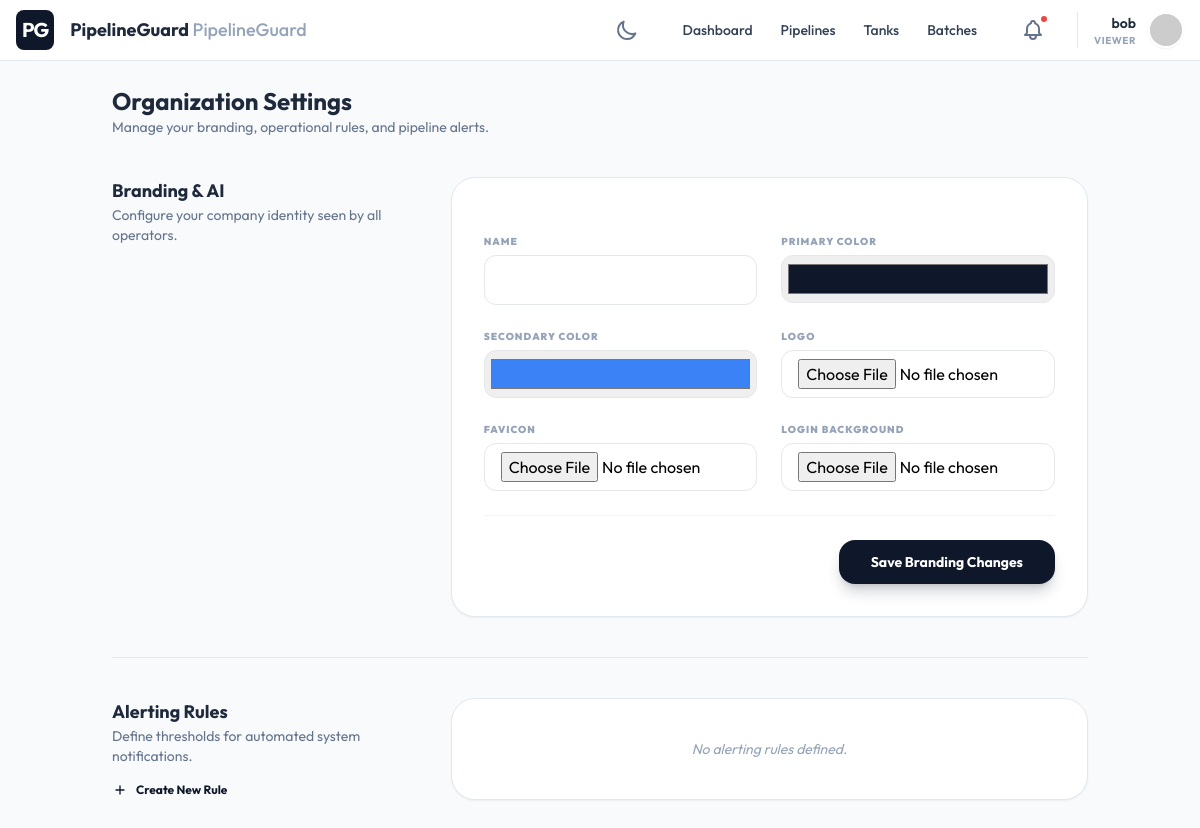
Page /settings/ (signed in) on the earlier database version.
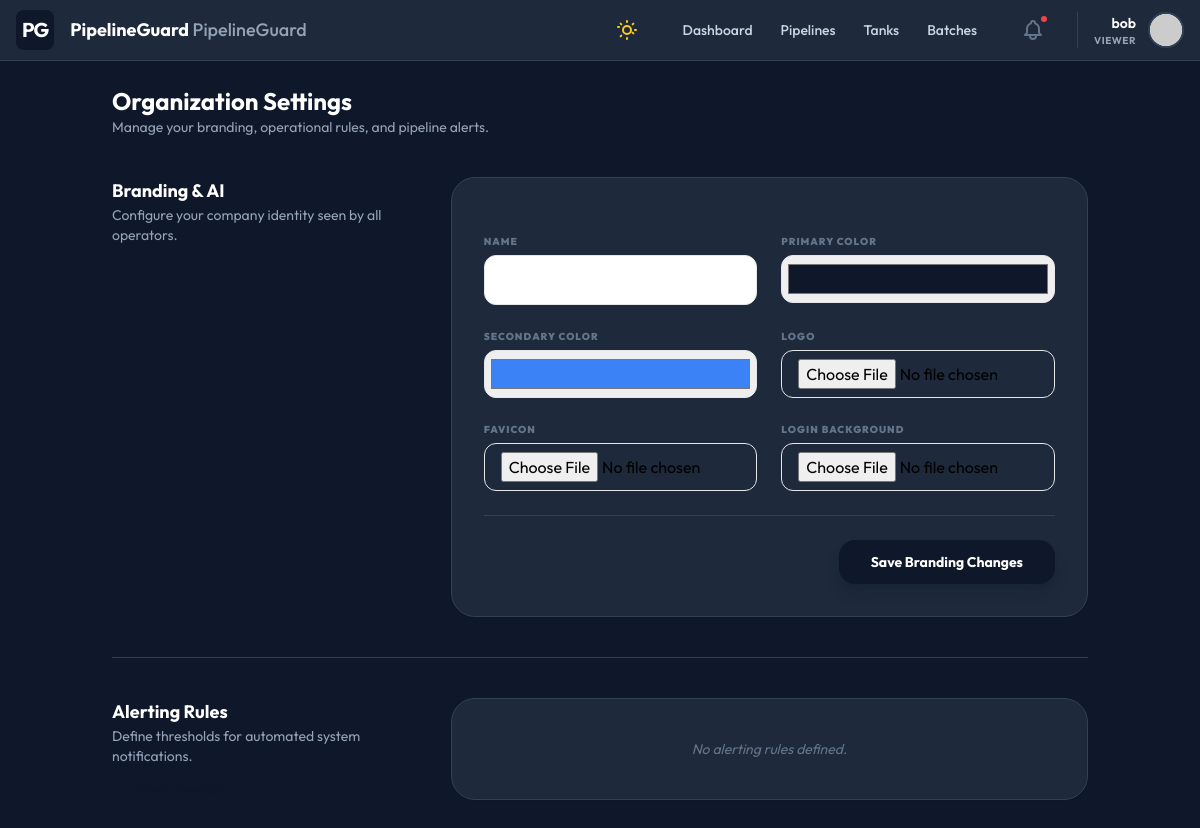
Same page on the later database version.
### core/models.py (models this page shows, shortened)
class User(AbstractUser):
    ROLE_CHOICES = (
        ('SUPER_ADMIN', 'Super Admin'),
        ('TENANT_ADMIN', 'Tenant Admin'),
        ('OPERATOR', 'Operator'),
        ('VIEWER', 'Viewer'),
    )
    tenant = models.ForeignKey(Tenant, on_delete=models.CASCADE, null=True, blank=True, related_name='users')
    role = models.CharField(max_length=20, choices=ROLE_CHOICES, default='VIEWER')
    THEME_CHOICES = (
        ('light', 'Light Mode'),
        ('dark', 'Dark Mode'),
    )
    theme_preference = models.CharField(max_length=10, choices=THEME_CHOICES, default='light')

### core/views.py (the view)
# urls.py: path('settings/', TenantSettingsView.as_view(), name='tenant_settings'),
class TenantSettingsView(LoginRequiredMixin, UpdateView):
    model = Tenant
    form_class = TenantBrandingForm
    template_name = 'core/settings.html'
    success_url = reverse_lazy('tenant_settings')
    def get_context_data(self, **kwargs):
        context = super().get_context_data(**kwargs)
        from alerts.models import AlertRule
        context['alert_rules'] = AlertRule.objects.filter(tenant=self.request.tenant)
        return context
    def get_object(self, queryset=None):
        return self.request.tenant

### core/forms.py
class TenantBrandingForm(forms.ModelForm):
    class Meta:
        model = Tenant
        fields = ['name', 'primary_color', 'secondary_color', 'logo', 'favicon', 'login_background']
        widgets = {
            'name': forms.TextInput(attrs={'class': 'w-full px-4 py-3 border rounded-xl'}),
            'primary_color': forms.TextInput(attrs={'class': 'w-full px-1 py-1 border rounded-xl h-12', 'type': 'color'}),
            'secondary_color': forms.TextInput(attrs={'class': 'w-full px-1 py-1 border rounded-xl h-12', 'type': 'color'}),
            'logo': forms.FileInput(attrs={'class': 'w-full px-4 py-2 border rounded-xl'}),
            'favicon': forms.FileInput(attrs={'class': 'w-full px-4 py-2 border rounded-xl'}),
            'login_background': forms.FileInput(attrs={'class': 'w-full px-4 py-2 border rounded-xl'}),
        }

### core/context_processors.py (called while the page is built, shortened)
def tenant_branding(request):
    tenant = getattr(request, 'tenant', None)
    if tenant is None:
        return {
            'tenant_name': 'PipelineGuard',
            'primary_color': '#0f172a',
            'secondary_color': '#3b82f6',
            'tenant_logo': None,
            'tenant_favicon': None,
        }

### templates/core/settings.html (shortened to what the changed rows need)
{% extends 'base.html' %}
{% block content %}
<div class="p-6 max-w-5xl mx-auto space-y-10 pb-20">
    <div>
        <h1 class="text-2xl font-bold text-slate-800 dark:text-white transition-colors">Organization Settings</h1>
        <p class="text-slate-500 dark:text-slate-400 text-sm">Manage your branding, operational rules, and pipeline alerts.</p>
    </div>
    <div class="grid grid-cols-1 lg:grid-cols-3 gap-10">
        <div>
            <h3 class="text-lg font-bold text-slate-800 dark:text-white">Branding & AI</h3>
            <p class="text-sm text-slate-500 dark:text-slate-400">Configure your company identity seen by all operators.</p>
        </div>
        <div class="lg:col-span-2">
            <div class="bg-white dark:bg-slate-800 rounded-3xl border border-slate-200 dark:border-slate-700 shadow-sm p-8 transition-colors">
                <form method="POST" enctype="multipart/form-data" class="space-y-6">
                    <div class="grid grid-cols-1 md:grid-cols-2 gap-6">
                        {% for field in form %}
                            {% if field.name != 'is_active' %}
                            <div class="space-y-1.5">
                                <label class="block text-[10px] font-black text-slate-400 dark:text-slate-500 uppercase tracking-widest">{{ field.label }}</label>
                                <div class="relative">
                                    {{ field }}
                                </div>
                            </div>
                            {% endif %}
                        {% endfor %}
                    </div>
                </form>
            </div>
        </div>
    </div>
    <hr class="border-slate-200 dark:border-slate-700">
    <div class="grid grid-cols-1 lg:grid-cols-3 gap-10">
        <div>
            <h3 class="text-lg font-bold text-slate-800 dark:text-white">Alerting Rules</h3>
            <p class="text-sm text-slate-500 dark:text-slate-400">Define thresholds for automated system notifications.</p>
            <a href="{% url 'alert_rule_add' %}" class="mt-4 inline-flex items-center gap-2 text-xs font-bold text-primary hover:underline">
                <svg class="w-4 h-4" fill="none" stroke="currentColor" viewBox="0 0 24 24"><path stroke-linecap="round" stroke-linejoin="round" stroke-width="2" d="M12 6v6m0 0v6m0-6h6m-6 0H6"></path></svg>
                Create New Rule
            </a>
        </div>
        <div class="lg:col-span-2">
            <div class="bg-white dark:bg-slate-800 rounded-3xl border border-slate-200 dark:border-slate-700 shadow-sm overflow-hidden transition-colors">
                <div class="divide-y divide-slate-100 dark:divide-slate-700">
                    {% for rule in alert_rules %}
                    <div class="p-6 flex items-center justify-between hover:bg-slate-50 dark:hover:bg-slate-700/30 transition-colors">
                        <div>
                            <div class="flex items-center gap-2 mb-1">
                                <span class="text-sm font-bold text-slate-800 dark:text-white">{{ rule.name }}</span>
                                <span class="px-2 py-0.5 bg-slate-100 dark:bg-slate-700/50 text-slate-500 dark:text-slate-400 text-[9px] font-black uppercase rounded">{{ rule.entity_type }}</span>
                            </div>
                            <p class="text-xs text-slate-500 dark:text-slate-400">{{ rule.metric }} {{ rule.condition }} {{ rule.threshold }}</p>
                        </div>
                        <div class="flex items-center gap-4">
                            <div class="w-10 h-5 bg-primary/20 dark:bg-primary/10 rounded-full relative shadow-inner">
                                <div class="absolute right-0.5 top-0.5 h-4 w-4 bg-primary shadow-sm rounded-full"></div>
                            </div>
                            <button class="text-slate-400 dark:text-slate-600 hover:text-red-500 dark:hover:text-red-400 transition-colors">
                                <svg class="w-5 h-5" fill="none" stroke="currentColor" viewBox="0 0 24 24"><path stroke-linecap="round" stroke-linejoin="round" stroke-width="2" d="M19 7l-.867 12.142A2 2 0 0116.138 21H7.862a2 2 0 01-1.995-1.858L5 7m5 4v6m4-6v6m1-10V4a1 1 0 00-1-1h-4a1 1 0 00-1 1v3M4 7h16"></path></svg>
                            </button>
                        </div>
                    </div>
                    {% empty %}
                    <div class="p-10 text-center text-slate-400 dark:text-slate-500 italic text-sm italic">No alerting rules defined.</div>
                    {% endfor %}
                </div>
            </div>
        </div>
    </div>
</div>
{% endblock %}

### templates/base.html (shortened to what the changed rows need)
<!DOCTYPE html>
<html lang="en" class="h-full {% if user.theme_preference == 'dark' %}dark{% endif %}">
<head>
    <script src="https://cdn.tailwindcss.com"></script>
    <link rel="stylesheet" href="https://unpkg.com/leaflet@1.9.4/dist/leaflet.css"/>
</head>
<body class="h-full overflow-hidden flex flex-col bg-slate-50 dark:bg-slate-900 transition-colors duration-300"
      hx-headers='{"X-CSRFToken": "{{ csrf_token }}"}'
      x-data="{
        mobileMenuOpen: false,
        darkMode: {% if user.theme_preference == 'dark' %}true{% else %}false{% endif %},
        init() {
            this.$watch('darkMode', val => {
                document.documentElement.classList.toggle('dark', val);
                fetch('{% url 'toggle_theme' %}', {
                    method: 'POST',
                    headers: { 'X-CSRFToken': '{{ csrf_token }}', 'Content-Type': 'application/x-www-form-urlencoded' },
                    body: 'theme=' + (val ? 'dark' : 'light')
                }).then(res => {
                    if (!res.ok) console.error('Failed to sync theme');
                });
            });
            document.documentElement.classList.toggle('dark', this.darkMode);
        }
      }">
    <nav class="bg-white dark:bg-slate-800 border-b border-slate-200 dark:border-slate-700 px-4 py-2.5 flex items-center justify-between z-50 transition-colors">
        <div class="flex items-center gap-4">
            {% if tenant_logo %}
                <img src="{{ tenant_logo }}" alt="{{ tenant_name }}" class="h-8 w-auto">
            {% else %}
                <div class="bg-primary text-white p-1.5 rounded-lg font-bold text-xl uppercase tracking-tighter">PG</div>
            {% endif %}
            <span class="font-bold text-slate-800 dark:text-white text-lg hidden md:block">{{ tenant_name }} <span class="text-slate-400 font-medium">PipelineGuard</span></span>
        </div>
        <div class="flex items-center gap-6">
            <button @click="darkMode = !darkMode"
                    class="p-2 text-slate-500 hover:bg-slate-100 dark:hover:bg-slate-700 rounded-full transition-all ring-inset focus:outline-none focus:ring-2 focus:ring-primary/20">
                <svg x-show="!darkMode" class="w-6 h-6" fill="none" stroke="currentColor" viewBox="0 0 24 24"><path stroke-linecap="round" stroke-linejoin="round" stroke-width="2" d="M20.354 15.354A9 9 0 018.646 3.646 9.003 9.003 0 0012 21a9.003 9.003 0 008.354-5.646z"></path></svg>
            </button>
            <div class="hidden lg:flex items-center gap-1">
                <a href="{% url 'dashboard' %}" class="px-3 py-2 rounded-md text-sm font-medium text-slate-700 dark:text-slate-300 hover:bg-slate-100 dark:hover:bg-slate-700 ">Dashboard</a>
                <a href="{% url 'pipeline_list' %}" class="px-3 py-2 rounded-md text-sm font-medium text-slate-700 dark:text-slate-300 hover:bg-slate-100 dark:hover:bg-slate-700 ">Pipelines</a>
                <a href="{% url 'tank_list' %}" class="px-3 py-2 rounded-md text-sm font-medium text-slate-700 dark:text-slate-300 hover:bg-slate-100 dark:hover:bg-slate-700 ">Tanks</a>
                <a href="{% url 'batch_list' %}" class="px-3 py-2 rounded-md text-sm font-medium text-slate-700 dark:text-slate-300 hover:bg-slate-100 dark:hover:bg-slate-700 ">Batches</a>
            </div>
            <div class="relative" x-data="{ open: false }">
                <a href="{% url 'notification_list' %}" class="p-2 text-slate-500 hover:bg-slate-100 dark:hover:bg-slate-700 rounded-full relative block">
                    <span class="absolute top-1 right-1 w-2.5 h-2.5 bg-red-500 border-2 border-white dark:border-slate-800 rounded-full"></span>
                </a>
            </div>
            <div class="relative flex items-center gap-3 pl-4 border-l border-slate-200 dark:border-slate-700" x-data="{ open: false }">
                <div class="text-right hidden sm:block">
                    <div class="text-sm font-semibold text-slate-800 dark:text-white">{{ user.username }}</div>
                    <div class="text-[10px] uppercase font-bold text-slate-400 tracking-wider">{{ user.role }}</div>
                </div>
            </div>
        </div>
    </nav>
    <main class="flex-1 overflow-auto relative">
        {% block content %}{% endblock %}
    </main>
</body>
</html>

Differences in the rows shown:
changed User "bob": theme_preference "light" → "dark" (drawn)
Other differences:
text no longer shown: "Create New Rule"
